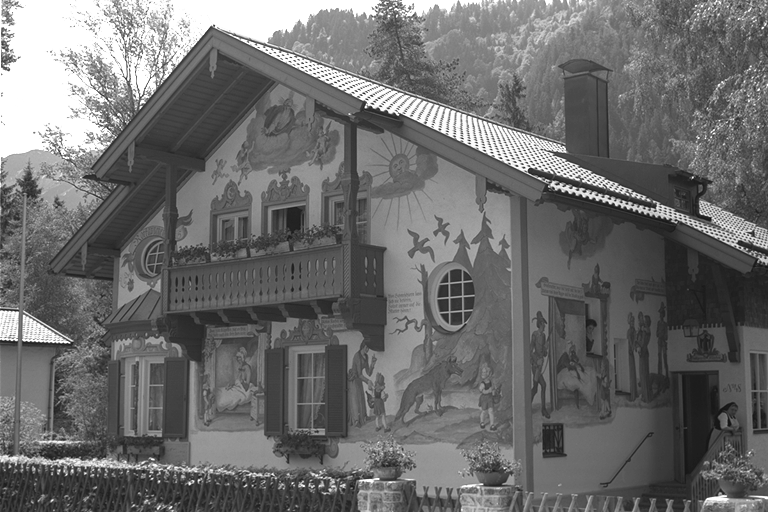
#> input picture your_image.png, 768 x 512 px
$ python diffusion_v1.py   (older library calls are emulated)
#> lines starting #> are read from the running program, lines starting #| are printed output that depends on the picture
import cv2
import numpy as np
import subprocess
import os

# Step 1: Edge Detection
def detect_edges(image_path):
    # Load grayscale image
#> called with image_path = 'your_image.png'
    img = cv2.imread(image_path, cv2.IMREAD_GRAYSCALE)
#> img is the input picture: shape (512, 768); min 17, max 255, mean 109

    # Apply Gaussian Blur
    blurred = cv2.GaussianBlur(img, (5, 5), 0)

    # Compute Laplacian
    laplacian = cv2.Laplacian(blurred, cv2.CV_64F)
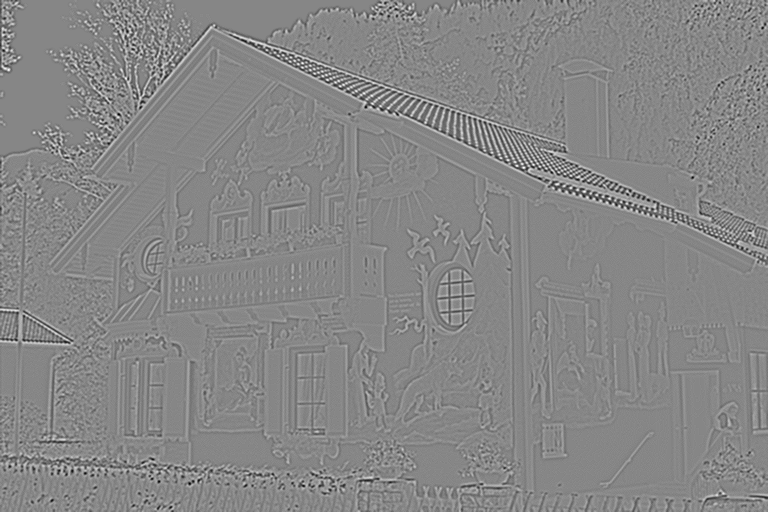
#> laplacian: shape (512, 768) float64; min -82, max 73, mean 0; drawn with min black and max white

    # Detect zero-crossings
    edges = (np.sign(laplacian) != np.sign(np.roll(laplacian, 1, axis=0))) | \
            (np.sign(laplacian) != np.sign(np.roll(laplacian, 1, axis=1)))
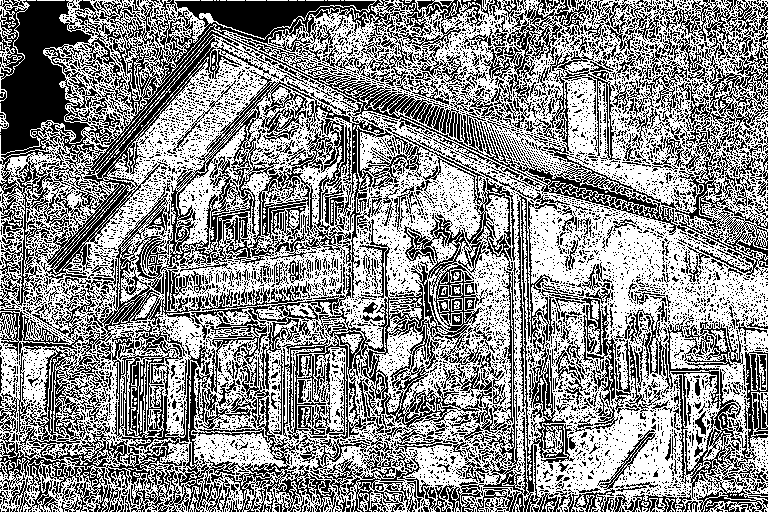
#> edges: shape (512, 768) bool; 55.6% white; black in thin lines or dots

    return edges.astype(np.uint8) * 255  # Convert to binary image (0 or 255)
#> returned value: shape (512, 768); 55.6% white; black in thin lines or dots

# Step 2: Save Edge Image in PBM Format
def save_as_pbm(binary_image, pbm_path):
    # OpenCV writes PBM in the correct format
    cv2.imwrite(pbm_path, binary_image)

# Step 3: Compress Using JBIG
def jbig_compress(pbm_path, output_path):
    # Run JBIG compression using jbig85
#> called with pbm_path = 'edges.pbm', output_path = 'edges.jbg'
    subprocess.run(["pbmtojbg85", pbm_path, output_path], check=True)
#> (this line was passed over: subprocess is not available in this run)

# Step 4: Decompress Using JBIG
def jbig_decompress(jbig_path, pbm_path):
    # Run JBIG decompression using jbigdec
#> called with jbig_path = 'edges.jbg', pbm_path = 'decompressed_edges.pbm'
    subprocess.run(["jbgtopbm85", jbig_path, pbm_path], check=True)
#> (this line was passed over: subprocess is not available in this run)

# Step 5: Convert PBM Back to Image
def pbm_to_image(pbm_path, output_path):
    # Load PBM file and save it in a viewable format
#> called with pbm_path = 'decompressed_edges.pbm', output_path = 'reconstructed_edges.jpg'
    img = cv2.imread(pbm_path, cv2.IMREAD_GRAYSCALE)
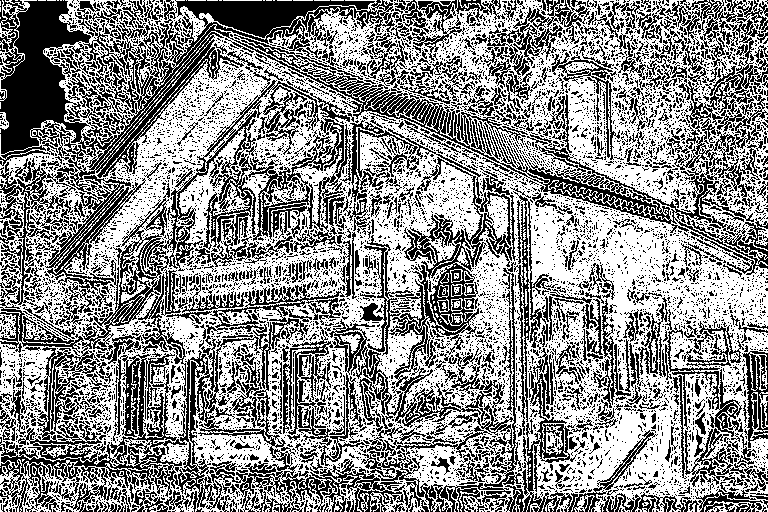
#> input picture decompressed_edges.pbm, 768 x 512 px
#> img: shape (512, 768); 55.6% white; black in thin lines or dots
    cv2.imwrite(output_path, img)

# Driver Code
if __name__ == "__main__":
    # Input image path
    input_image_path = "your_image.png"

    # Output paths
    edge_pbm_path = "edges.pbm"
    compressed_jbig_path = "edges.jbg"
    decompressed_pbm_path = "decompressed_edges.pbm"
    reconstructed_image_path = "reconstructed_edges.jpg"

    # Step 1: Detect edges
    edges = detect_edges(input_image_path)

    # Step 2: Save edges as PBM
    save_as_pbm(edges, edge_pbm_path)

    # Step 3: Compress using JBIG
    jbig_compress(edge_pbm_path, compressed_jbig_path)

    # Step 4: Decompress using JBIG
    jbig_decompress(compressed_jbig_path, decompressed_pbm_path)

    # Step 5: Convert decompressed PBM back to image
    pbm_to_image(decompressed_pbm_path, reconstructed_image_path)

    print(f"Compression and reconstruction completed.")
    print(f"Compressed JBIG file: {compressed_jbig_path}")
    print(f"Reconstructed image: {reconstructed_image_path}")

    # Cleanup intermediate files if needed
    os.remove(edge_pbm_path)
    os.remove(decompressed_pbm_path)
